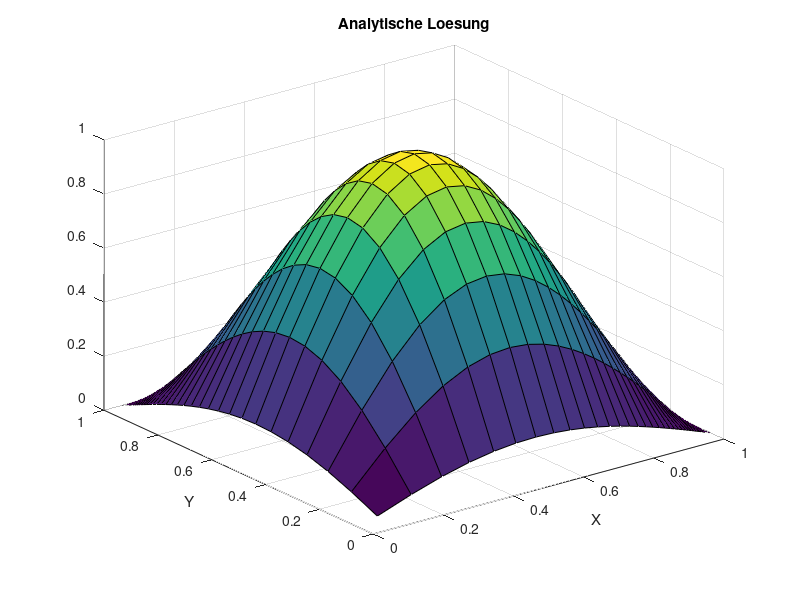
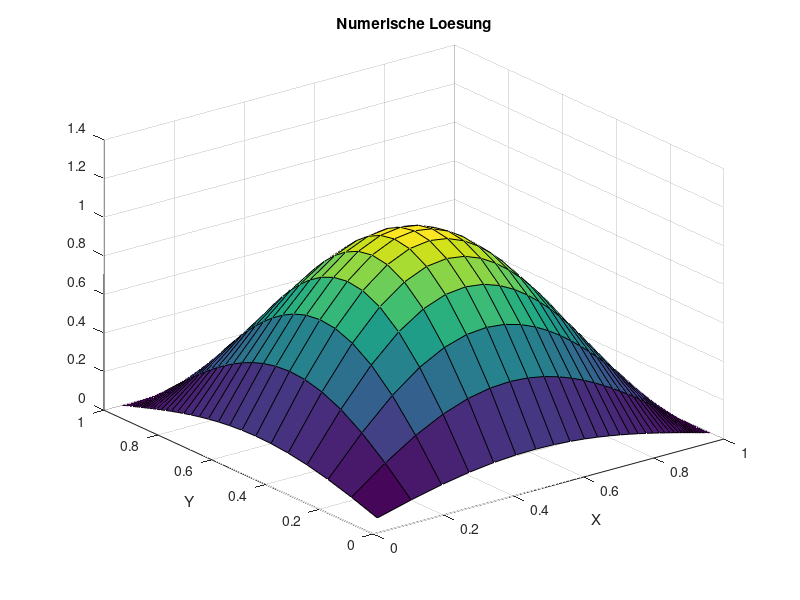
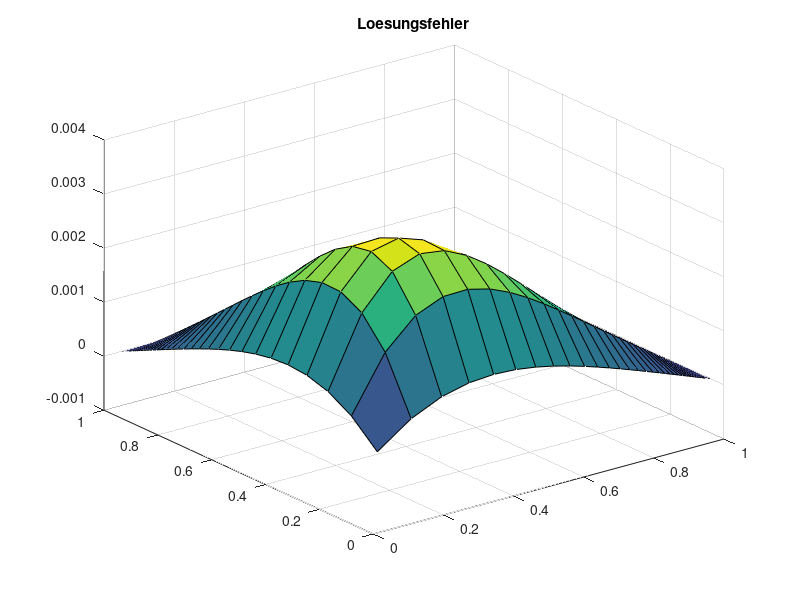
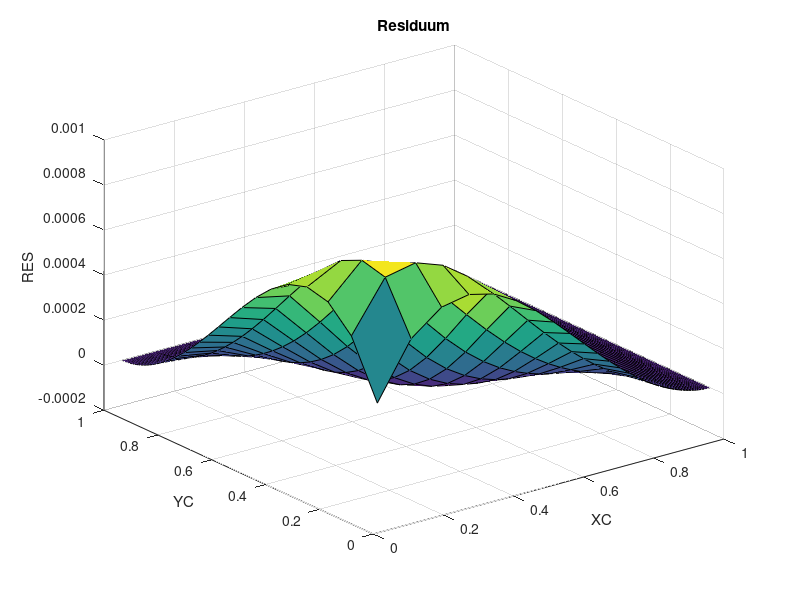

These figures' MATLAB source, in order:
clc
clear all
close all
SOL=@(x,y) sin(pi*x)*sin(pi*y);
MSOL=@(x,y) -2*pi^2*sin(pi*x)*sin(pi*y);
%SOL=@(x,y) sin(pi/2*x)*cos(pi/2*y);
%MSOL=@(x,y) -1*pi^2/2*sin(pi/2*x)*cos(pi/2*y);
DIF=1.0;
XMIN=0.0;
XMAX=1.0;
YMIN=0.0;
YMAX=1.0;
ALPHAX=0.9;
ALPHAY=0.9;
N=40; % KV's in einer Koordinatenrichtung, macht N^2 KV gesamt
NN=N*N;


X = zeros(1,N+1);
for I=1:N+1
  X(I) = XMIN + (ALPHAX^(I-1)-1)/(ALPHAX^N-1)*(XMAX-XMIN);
end
Y = zeros(1,N+1);
for I=1:N+1
  Y(I) = YMIN + (ALPHAY^(I-1)-1)/(ALPHAY^N-1)*(YMAX-YMIN);
end

XC = (X(1:N)+X(2:N+1))/2;
YC = (Y(1:N)+Y(2:N+1))/2;
XCR = [XMIN, XC, XMAX];
YCR = [YMIN, YC, YMAX];

%%% ANALYTISCHE LÖSUNG
TA = zeros(N, N);
for I=1:N
  for J=1:N
    TA(I, J)=SOL(XC(I), YC(J));
  end
end

figure(1)
surf(XC, YC, TA);
title('Analytische Loesung')
xlabel('X')
ylabel('Y')

%%% FVM Lösung

% Randbedingungen
for I=1:N RBS(I)=SOL(XC(I), 0); end
for I=1:N RBN(I)=SOL(XC(I), 1); end
for I=1:N RBE(I)=SOL(1, YC(I)); end
for I=1:N RBW(I)=SOL(0, YC(I)); end

% Koeffizienten speichern
AP = zeros(N);
AE = zeros(N);
AN = zeros(N);
AW = zeros(N);
AS = zeros(N);

for I=1:N
  for J=1:N
    DX = X(I+1)-X(I);
    DY = Y(J+1)-Y(J);

    DXE = XCR(I+2)-XCR(I+1);
    DXW = XCR(I+1)-XCR(I);

    DYN = YCR(J+2)-YCR(J+1);
    DYS = YCR(J+1)-YCR(J);

    AE(I,J) = DIF*DY/DXE;
    AW(I,J) = DIF*DY/DXW;
    AN(I,J) = DIF*DX/DYN;
    AS(I,J) = DIF*DX/DYS;

    AP(I,J) = -AE(I,J)-AN(I,J)-AW(I,J)-AS(I,J);
  end
end

% Gesamtgleichungssystem aufstellen
A = zeros(NN);
b = zeros(NN, 1);

for J=1:N
  for I=1:N
    IDX = (J-1)*N + I;

    DX = X(I+1)-X(I);
    DY = Y(J+1)-Y(J);
    b(IDX) = MSOL(XC(I),YC(J))*DX*DY;

    % Hauptdiagonale
    A(IDX, IDX) = AP(I,J);

    % Westliche Nebendiagonale
    if mod(IDX,N)==1
      b(IDX) = b(IDX)-AW(I,J)*RBW(J);
    else
      A(IDX, IDX-1) = AW(I,J);
    end

    % Östliche Nebendiagonale
    if mod(IDX,N)==0
      b(IDX) = b(IDX)-AE(I,J)*RBE(J);
    else
      A(IDX, IDX+1) = AE(I,J);
    end

    % Nördliche Nebendiagonale
    if IDX > NN-N
      b(IDX) = b(IDX)-AN(I,J)*RBN(I);
    else
      A(IDX, IDX+N) = AN(I,J);
    end

    % Südliche Nebendiagonale
    if IDX <= N
      b(IDX) = b(IDX)-AS(I,J)*RBS(I);
    else
      A(IDX, IDX-N) = AS(I,J);
    end
  end
end

t=A\b;
T=reshape(t,N,N);

% mit Randwerten
T2 = zeros(N+2);
T2(2:N+1,2:N+1) = T;

figure(2)
surf(XC, YC, T);
title('Numerische Loesung')
xlabel('X')
ylabel('Y')


%%% Lösungsfehler berechnen
SERR=0.0;
ERR=zeros(N);
for I=1:N
  for J=1:N
    ERR(I,J)=T(I, J)-TA(I, J);
    SERR=SERR+ERR(I,J)^2;
  end
end
SERR=sqrt(SERR/NN);

figure(3)
surf(XC, YC, ERR);
title('Loesungsfehler')

fprintf('Summierter Fehler %16.10e NN=%g\n', SERR, NN);

%%% ORDNUNG  BESTIMMEN
ERR5=1.6779195551e-02;
ERR10=4.1327084831e-03;
ERR20=1.0293533823e-03;
ERR40=2.5710023908e-04;
op=log((ERR5)/(ERR10))/log(2);
fprintf('Ordnung des Verfahrens %16.10e \n',op  );
op=log((ERR10)/(ERR20))/log(2);
fprintf('Ordnung des Verfahrens %16.10e \n',op  );
op=log((ERR20)/(ERR40))/log(2);
fprintf('Ordnung des Verfahrens %16.10e \n',op  );



%%% RESIDUUM BERECHNEN
s=zeros(N);
for I=1:N
  for J=1:N
    s(I, J)=SOL(XC(I), YC(J));
  end
end

s=reshape(s, NN, 1);

RES=A*s-b;

RES2 = reshape(RES, N, N);

figure(4)
surf(XC, YC, RES2);

xlabel('XC')
ylabel('YC')
zlabel('RES')
title('Residuum')

%%% Truncation Error berechnen

% b ohne Randwerte
TERR=zeros(N);
b=zeros(N);
for I=1:N
  for J=1:N
    DX = X(I+1)-X(I);
    DY = Y(J+1)-Y(J);
    b(IDX) = MSOL(XC(I),YC(J))*DX*DY;
  end
end

for I=3:N-2
  for J=3:N-2
    % benötigte Werte zwischenspeichern
    XEE=XCR(I+3);
    XE=XCR(I+2);
    XP=XCR(I+1);
    XW=XCR(I);
    XWW=XCR(I-1);
    Xe=X(I+1);
    Xee=X(I+2);
    Xw=X(I);
    Xww=X(I-1);

    DX = Xe-Xw;

    YNN=YCR(J+3);
    YN=YCR(J+2);
    YP=YCR(J+1);
    YS=YCR(J);
    YSS=YCR(J-1);
    Yn=Y(J+1);
    Ynn=Y(J+2);
    Ys=Y(J);
    Yss=Y(J-1);

    DY = Yn-Ys;

    fE=b(I+1,J);
    fP=b(I,J);
    fW=b(I-1,J);
    fN=b(I,J+1);
    fS=b(I,J-1);

    TEE=T(I+2,J);
    TE=T(I+1,J);
    TP=T(I,J);
    TW=T(I-1,J);
    TWW=T(I-2,J);
    TN=T(I,J+1);
    TNN=T(I,J+2);
    TS=T(I,J-1);
    TSS=T(I,J-2);


    DX = X(I+1)-X(I);
    DY = Y(J+1)-Y(J);

    % Source Term
    TERRSO = 1/2*((fE-fP)/((XE-XP)*DX) - (fP-fW)/((XP-XW)*DX))...
           * ((Xe-XP)^3 - (Xw-XP)^3)/3*DY...
          + 1/2*((fN-fP)/((YN-YP)*DY) - (fP-fS)/((YP-YS)*DY))...
           * ((Yn-YP)^3 - (Ys-YP)^3)/3*DX;

    TERRE = 1/(2*(XE-XP))*((TEE-TP)/(XEE-XP)-(TE-TW)/(XE-XW))...
      * (((XP-Xe)^2-(XE-Xe)^2)/(XE-XP))...
      + (1/(Xee-Xe)*((TEE-TE)/(XEE-XE)-(TE-TP)/(XE-XP)) - 1/(Xe-Xw)*((TE-TP)/(XE-XP)-(TP-TW)/(XP-XW)))...
      * 1/(6*(XE-XP))*(((XP-Xe)^3-(XE-Xe)^3)/(XE-XP));

    TERRW = 1/(2*(XP-XW))*((TE-TW)/(XE-XW)-(TP-TWW)/(XP-XWW))...
      * (((XW-Xw)^2-(XP-Xw)^2)/(XP-XW))...
      + (1/(Xe-Xw)*((TE-TP)/(XE-XP)-(TP-TW)/(XP-XW)) - 1/(Xw-Xww)*((TP-TW)/(XP-XW)-(TW-TWW)/(XW-XWW)))...
      * 1/(6*(XP-XW))*(((XW-Xw)^3-(XP-Xw)^3)/(XP-XW));

    TERRN = 1/(2*(YN-YP))*((TNN-TP)/(YNN-YP)-(TN-TS)/(YN-YS))...
      * (((YP-Yn)^2-(YN-Yn)^2)/(YN-YP))...
      + (1/(Ynn-Yn)*((TNN-TN)/(YNN-YN)-(TN-TP)/(YN-YP)) - 1/(Yn-Ys)*((TN-TP)/(YN-YP)-(TP-TS)/(YP-YS)))...
      * 1/(6*(YN-YP))*(((YP-Yn)^3-(YN-Yn)^3)/(YN-YP));

    TERRS = 1/(2*(YP-YS))*((TN-TS)/(YN-YS)-(TP-TSS)/(YP-YSS))...
      * (((YS-Ys)^2-(YP-Ys)^2)/(YP-YS))...
      + (1/(Yn-Ys)*((TN-TP)/(YN-YP)-(TP-TS)/(YP-YS)) - 1/(Ys-Yss)*((TP-TS)/(YP-YS)-(TS-TSS)/(YS-YSS)))...
      * 1/(6*(YP-YS))*(((YS-Ys)^3-(YP-Ys)^3)/(YP-YS));

    TERR(I,J) = TERRSO - TERRE + TERRW - TERRN + TERRS;
  end
end

figure(5)

surf(XC, YC, TERR);
title('TE');


RESTE = RES2-TERR;
figure(6)
surf(XC(3:N-2), YC(3:N-2), RESTE(3:N-2, 3:N-2));
title('RES-TE');
